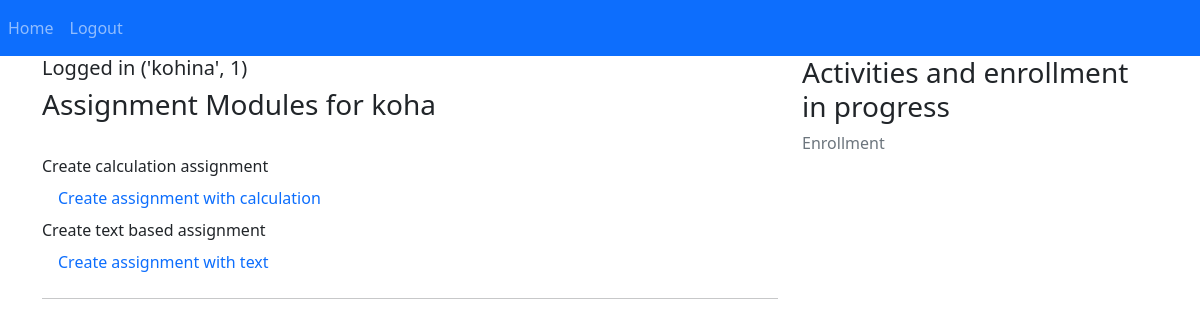
Page /managekids/1 (signed in) on the earlier database version.
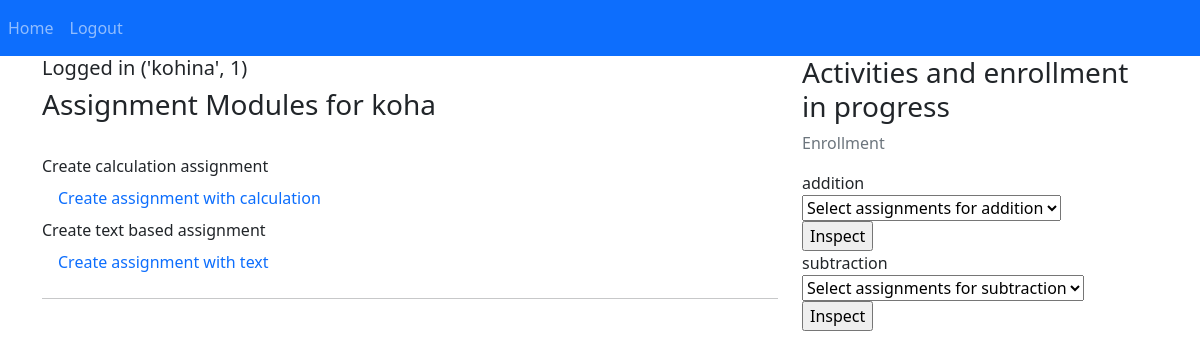
Same page on the later database version.
### webapp/models.py (models this page shows, shortened)
class Users(db.Model, UserMixin):
    id = db.Column(db.Integer, primary_key=True, autoincrement=True)
    username = db.Column(db.String(20), unique=True, nullable=False)
    email = db.Column(db.String(120), unique=True, nullable=False)
    password = db.Column(db.String(60), nullable=False)
    registerdate = db.Column(db.DateTime, default=datetime.utcnow())
    registerkids = db.relationship('Registerkids', backref='users', lazy=True)

class Registerkids(db.Model):
    id = db.Column(db.Integer, primary_key=True, autoincrement=True)
    kidsusername = db.Column(db.String(20), unique=True, nullable=False)
    kidspassword = db.Column(db.String(60), nullable=False)
    age = db.Column(db.Integer)
    user_id = db.Column(db.Integer, db.ForeignKey('users.id')) #, nullable=False)
    score = db.Column(db.Integer, default=0)
    moduleid = db.relationship('Modules', backref='registerkids', lazy=True)

class Modules(db.Model):
    id = db.Column(db.Integer, primary_key=True)
    modulename = db.Column(db.String(50))
    assignmentcalc = db.relationship('Assignmentcalc', backref='modules')
    assignmenttext = db.relationship('Assignmenttext', backref='modules')
    completed_module = db.Column(db.Integer, default=0)
    registerkids_id = db.Column(db.Integer, db.ForeignKey('registerkids.id')) #, nullable=False)

### webapp/parents.py (the view)
@parents.route('/managekids/<int:id>', methods=['GET','POST'])
def managekids(id):
    if current_user.is_authenticated:
        module = Modules.query.filter(Modules.registerkids_id==id).all()
        assignment = db.session.query(Assignmentcalc).all()
        kids = Registerkids.query.filter(Registerkids.id==id).first()
    return render_template("managekids.html", user = current_user, id = id, module = module, kids = kids, assignment= assignment)

### webapp/__init__.py (called while the page is built)
def create_app():
    app = Flask(__name__)
    app.config['SECRET_KEY'] = SECRET_KEY
    app.config['SQLALCHEMY_DATABASE_URI'] = SQLALCHEMY_DATABASE_URI
    bcrypt.init_app(app)
    login_manager.init_app(app)
    db.init_app(app)
    from .parents import parents
    from .auth import auth
    from .kids import kids
    app.register_blueprint(parents, url_prefix='/')
    app.register_blueprint(auth, url_prefix='/')
    app.register_blueprint(kids, url_prefix='/')
    from .models import Users
    create_database(app)
    @login_manager.user_loader
    def load_user(user_id):
        return Users.query.get(int(user_id))
    return app

### webapp/templates/managekids.html (shortened to what this page needs)
{% extends "layout.html" %}
{% block content %}
{% if current_user.is_authenticated %}
<h5>Logged in {{ user.username, id}}</h5>
<h3>Assignment Modules for {{ kids.kidsusername }} </h3><br>
<div> Create calculation assignment
    <a class="nav-link" href="{{url_for('parents.createmodule',id=0)}}">Create assignment with calculation</a>
</div>
<div> Create text based assignment
    <a class="nav-link" href="{{url_for('parents.createmodule',id=1)}}">Create assignment with text</a>
</div>
<hr>
{% else %}
<div> For Kids to login click this link
    <a class="nav-link" href="{{url_for('kids.kidslogin')}}">Kids Login</a>
</div>
<hr>
{% endif %}
{% endblock content %}
{% block content2 %}
{% for mod in module %}
<form action="{{url_for('parents.editassignmentcalcselect')}}", method="POST">
        {{ mod.modulename }} <br>
        <select name="selectitem">  <option value=0>Select assignments for {{ mod.modulename }}</option>
            </select>
            <br>
    <input type="submit" value="Inspect">
</form>
{% endfor %}
<br>
{% endblock content2 %}

### webapp/templates/layout.html (shortened to what this page needs)
<!doctype html>
<html lang="en">
  <head>
    <link href="https://cdn.jsdelivr.net/npm/bootstrap@5.0.0-beta3/dist/css/bootstrap.min.css" rel="stylesheet">
  </head>
  <body>
<nav class="navbar navbar-expand-sm bg-primary navbar-dark">
    <ul class="navbar-nav">
      <li class="nav-item active">
        <a class="nav-link" href="{{url_for('parents.home')}}">Home</a>
      </li>
      {% if current_user.is_authenticated %}
      <li class="nav-item">
        <a class="nav-link" href="{{url_for('auth.logout')}}">Logout</a>
      </li>
      {% endif %}
    </ul>
  </nav>
<main role="main" class="container">
  <div class="row">
    <div class="col-md-8">
      {% block content %}{% endblock %}
    </div>
    {% if current_user.is_authenticated %}
    <div class="col-md-4">
      <div class="content-section">
        <h3>Activities and enrollment in progress</h3>
        <p class='text-muted'>Enrollment
          <ul class="list-group">
            {% block content2 %}{% endblock %}
          </ul>
        </p>
      </div>
    </div>
    {% endif %}
  </div>
</main>
  </body>
</html>

Differences in the rows shown:
added Modules: modulename "addition"
added Modules: modulename "subtraction"
